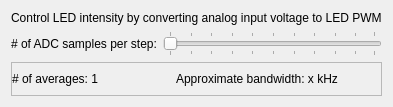
                  <widget class="QWidget" name="sync_analog_output_PWM_tab">
                   <property name="toolTip">
                    <string>Convert analog input voltage to LED PWM output</string>
                   </property>
                   <attribute name="title">
                    <string>Buffered - PWM</string>
                   </attribute>
                   <layout class="QGridLayout" name="gridLayout_32" rowstretch="0,0,10">
                    <item row="1" column="0">
                     <widget class="QLabel" name="sync_analog_output_PWM_avg_slider_label">
                      <property name="sizePolicy">
                       <sizepolicy hsizetype="Preferred" vsizetype="Ignored">
                        <horstretch>0</horstretch>
                        <verstretch>0</verstretch>
                       </sizepolicy>
                      </property>
                      <property name="toolTip">
                       <string>Set the size of the sliding window mean used to filter the ADC</string>
                      </property>
                      <property name="text">
                       <string># of ADC samples per step:</string>
                      </property>
                     </widget>
                    </item>
                    <item row="1" column="1">
                     <widget class="QSlider" name="sync_analog_output_PWM_avg_slider">
                      <property name="toolTip">
                       <string>Set the size of the sliding window mean used to filter the ADC</string>
                      </property>
                      <property name="minimum">
                       <number>1</number>
                      </property>
                      <property name="maximum">
                       <number>100</number>
                      </property>
                      <property name="singleStep">
                       <number>0</number>
                      </property>
                      <property name="pageStep">
                       <number>1</number>
                      </property>
                      <property name="value">
                       <number>1</number>
                      </property>
                      <property name="orientation">
                       <enum>Qt::Horizontal</enum>
                      </property>
                      <property name="tickPosition">
                       <enum>QSlider::TicksBothSides</enum>
                      </property>
                      <property name="tickInterval">
                       <number>10</number>
                      </property>
                     </widget>
                    </item>
                    <item row="2" column="0" colspan="2" alignment="Qt::AlignTop">
                     <widget class="QFrame" name="sync_analog_output_PWM_avg_frame">
                      <property name="toolTip">
                       <string>Current size of the sliding window mean</string>
                      </property>
                      <property name="frameShape">
                       <enum>QFrame::StyledPanel</enum>
                      </property>
                      <property name="frameShadow">
                       <enum>QFrame::Raised</enum>
                      </property>
                      <layout class="QGridLayout" name="gridLayout_34" columnstretch="10,13">
                       <property name="leftMargin">
                        <number>0</number>
                       </property>
                       <property name="rightMargin">
                        <number>0</number>
                       </property>
                       <item row="0" column="0">
                        <widget class="QLabel" name="sync_analog_output_PWM_avg_num_label">
                         <property name="toolTip">
                          <string>The width of the sliding window mean</string>
                         </property>
                         <property name="text">
                          <string># of averages: 1</string>
                         </property>
                        </widget>
                       </item>
                       <item row="0" column="1">
                        <widget class="QLabel" name="sync_analog_output_PWM_avg_bandiwdth_label">
                         <property name="toolTip">
                          <string>Estimated maximum bandwidth for the sliding window mean</string>
                         </property>
                         <property name="text">
                          <string>Approximate bandwidth: x kHz</string>
                         </property>
                        </widget>
                       </item>
                      </layout>
                     </widget>
                    </item>
                    <item row="0" column="0" colspan="2">
                     <widget class="QLabel" name="sync_analog_output_PWM_label">
                      <property name="text">
                       <string>Control LED intensity by converting analog input voltage to LED PWM</string>
                      </property>
                     </widget>
                    </item>
                   </layout>
                  </widget>
